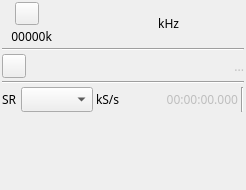
<?xml version="1.0" encoding="UTF-8"?>
<ui version="4.0">
 <class>FileSinkGui</class>
 <widget class="QWidget" name="FileSinkGui">
  <property name="geometry">
   <rect>
    <x>0</x>
    <y>0</y>
    <width>246</width>
    <height>190</height>
   </rect>
  </property>
  <property name="sizePolicy">
   <sizepolicy hsizetype="Preferred" vsizetype="Maximum">
    <horstretch>0</horstretch>
    <verstretch>0</verstretch>
   </sizepolicy>
  </property>
  <property name="minimumSize">
   <size>
    <width>246</width>
    <height>190</height>
   </size>
  </property>
  <property name="font">
   <font>
    <family>Sans Serif</family>
    <pointsize>9</pointsize>
   </font>
  </property>
  <property name="windowTitle">
   <string>FileSource</string>
  </property>
  <layout class="QVBoxLayout" name="verticalLayout">
   <property name="spacing">
    <number>3</number>
   </property>
   <property name="margin">
    <number>2</number>
   </property>
   <item>
    <layout class="QHBoxLayout" name="horizontalLayout_freq">
     <item>
      <layout class="QVBoxLayout" name="deviceUILayout">
       <item>
        <layout class="QHBoxLayout" name="deviceButtonsLayout">
         <item>
          <widget class="ButtonSwitch" name="startStop">
           <property name="toolTip">
            <string>start/stop generation</string>
           </property>
           <property name="text">
            <string/>
           </property>
           <property name="icon">
            <iconset resource="../../../sdrbase/resources/res.qrc">
             <normaloff>:/record_off.png</normaloff>
             <normalon>:/stop.png</normalon>:/record_off.png</iconset>
           </property>
          </widget>
         </item>
        </layout>
       </item>
       <item>
        <layout class="QHBoxLayout" name="deviceRateLayout">
         <item>
          <widget class="QLabel" name="deviceRateText">
           <property name="minimumSize">
            <size>
             <width>50</width>
             <height>0</height>
            </size>
           </property>
           <property name="toolTip">
            <string>I/Q sample rate kS/s</string>
           </property>
           <property name="text">
            <string>00000k</string>
           </property>
           <property name="alignment">
            <set>Qt::AlignRight|Qt::AlignTrailing|Qt::AlignVCenter</set>
           </property>
          </widget>
         </item>
        </layout>
       </item>
      </layout>
     </item>
     <item>
      <spacer name="freqLeftSpacer">
       <property name="orientation">
        <enum>Qt::Horizontal</enum>
       </property>
       <property name="sizeHint" stdset="0">
        <size>
         <width>0</width>
         <height>0</height>
        </size>
       </property>
      </spacer>
     </item>
     <item>
      <widget class="ValueDial" name="centerFrequency" native="true">
       <property name="enabled">
        <bool>true</bool>
       </property>
       <property name="sizePolicy">
        <sizepolicy hsizetype="Maximum" vsizetype="Maximum">
         <horstretch>0</horstretch>
         <verstretch>0</verstretch>
        </sizepolicy>
       </property>
       <property name="minimumSize">
        <size>
         <width>32</width>
         <height>16</height>
        </size>
       </property>
       <property name="font">
        <font>
         <family>Monospace</family>
         <pointsize>20</pointsize>
        </font>
       </property>
       <property name="cursor">
        <cursorShape>SizeVerCursor</cursorShape>
       </property>
       <property name="focusPolicy">
        <enum>Qt::StrongFocus</enum>
       </property>
       <property name="toolTip">
        <string>Record center frequency in kHz</string>
       </property>
      </widget>
     </item>
     <item>
      <widget class="QLabel" name="freqUnits">
       <property name="text">
        <string> kHz</string>
       </property>
      </widget>
     </item>
     <item>
      <spacer name="freqRightlSpacer">
       <property name="orientation">
        <enum>Qt::Horizontal</enum>
       </property>
       <property name="sizeHint" stdset="0">
        <size>
         <width>0</width>
         <height>0</height>
        </size>
       </property>
      </spacer>
     </item>
    </layout>
   </item>
   <item>
    <widget class="Line" name="line_freq">
     <property name="orientation">
      <enum>Qt::Horizontal</enum>
     </property>
    </widget>
   </item>
   <item>
    <layout class="QHBoxLayout" name="fileSelectionLayout">
     <item>
      <widget class="QPushButton" name="showFileDialog">
       <property name="minimumSize">
        <size>
         <width>24</width>
         <height>24</height>
        </size>
       </property>
       <property name="maximumSize">
        <size>
         <width>24</width>
         <height>24</height>
        </size>
       </property>
       <property name="toolTip">
        <string>Open file</string>
       </property>
       <property name="text">
        <string/>
       </property>
       <property name="icon">
        <iconset resource="../../../sdrbase/resources/res.qrc">
         <normaloff>:/preset-load.png</normaloff>:/preset-load.png</iconset>
       </property>
      </widget>
     </item>
     <item>
      <widget class="QLabel" name="fileNameText">
       <property name="enabled">
        <bool>false</bool>
       </property>
       <property name="toolTip">
        <string>File currently opened</string>
       </property>
       <property name="text">
        <string>...</string>
       </property>
       <property name="alignment">
        <set>Qt::AlignRight|Qt::AlignTrailing|Qt::AlignVCenter</set>
       </property>
      </widget>
     </item>
    </layout>
   </item>
   <item>
    <widget class="Line" name="line_rate">
     <property name="orientation">
      <enum>Qt::Horizontal</enum>
     </property>
    </widget>
   </item>
   <item>
    <layout class="QHBoxLayout" name="rateControlLayout">
     <item>
      <widget class="QLabel" name="sampleRateLabel">
       <property name="text">
        <string>SR</string>
       </property>
      </widget>
     </item>
     <item>
      <widget class="QComboBox" name="samplerate">
       <property name="toolTip">
        <string>Sample rate selection (kS/s)</string>
       </property>
      </widget>
     </item>
     <item>
      <widget class="QLabel" name="sampleRateUnit">
       <property name="text">
        <string>kS/s</string>
       </property>
      </widget>
     </item>
     <item>
      <spacer name="horizontalSpacer_2">
       <property name="orientation">
        <enum>Qt::Horizontal</enum>
       </property>
       <property name="sizeHint" stdset="0">
        <size>
         <width>40</width>
         <height>20</height>
        </size>
       </property>
      </spacer>
     </item>
     <item>
      <widget class="QLabel" name="relTimeText">
       <property name="enabled">
        <bool>false</bool>
       </property>
       <property name="minimumSize">
        <size>
         <width>90</width>
         <height>0</height>
        </size>
       </property>
       <property name="toolTip">
        <string>Record time from start</string>
       </property>
       <property name="text">
        <string>00:00:00.000</string>
       </property>
       <property name="alignment">
        <set>Qt::AlignRight|Qt::AlignTrailing|Qt::AlignVCenter</set>
       </property>
      </widget>
     </item>
     <item>
      <widget class="Line" name="linePlay2">
       <property name="orientation">
        <enum>Qt::Vertical</enum>
       </property>
      </widget>
     </item>
    </layout>
   </item>
   <item>
    <layout class="QHBoxLayout" name="padLayout">
     <item>
      <spacer name="verticaPadlSpacer">
       <property name="orientation">
        <enum>Qt::Vertical</enum>
       </property>
       <property name="sizeHint" stdset="0">
        <size>
         <width>20</width>
         <height>40</height>
        </size>
       </property>
      </spacer>
     </item>
    </layout>
   </item>
  </layout>
 </widget>
 <customwidgets>
  <customwidget>
   <class>ValueDial</class>
   <extends>QWidget</extends>
   <header>gui/valuedial.h</header>
   <container>1</container>
  </customwidget>
  <customwidget>
   <class>ButtonSwitch</class>
   <extends>QToolButton</extends>
   <header>gui/buttonswitch.h</header>
  </customwidget>
 </customwidgets>
 <resources>
  <include location="../../../sdrbase/resources/res.qrc"/>
 </resources>
 <connections/>
</ui>
